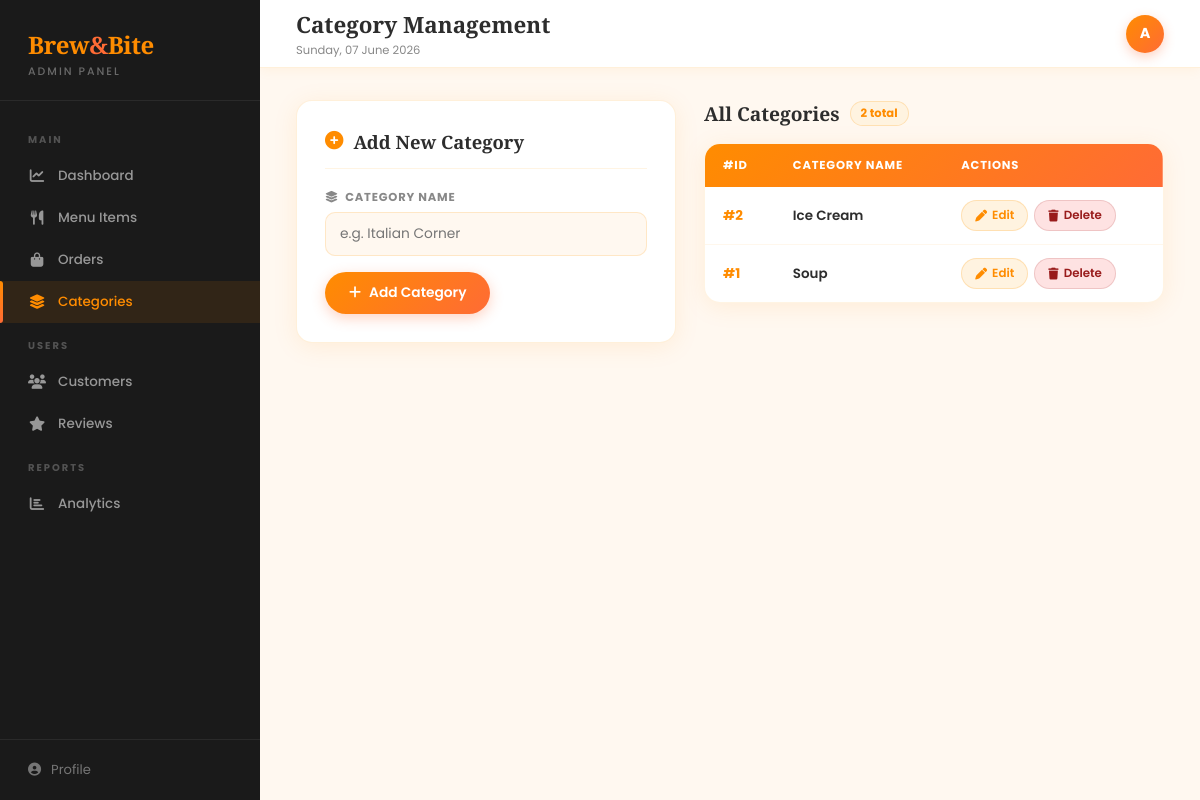
Screenshot of /category_management.php with the database file from the repository.
### tables this page shows
CREATE TABLE `categories` (
  `id` int(11) NOT NULL,
  `category_name` varchar(100) DEFAULT NULL,
  `item_name` varchar(100) DEFAULT NULL,
  `price` int(11) DEFAULT NULL,
  `status` varchar(50) DEFAULT NULL
);

### category_management.php (the view, shortened to what this page needs)
<?php
include('connection.php');
$editData = ['id' => '', 'category_name' => ''];
$categories = mysqli_query($conn, "SELECT * FROM categories ORDER BY id DESC");
$total      = $categories ? mysqli_num_rows($categories) : 0;
?>
<!DOCTYPE html>
<html lang="en">
<head>
    <link rel="stylesheet" href="https://cdnjs.cloudflare.com/ajax/libs/font-awesome/6.5.0/css/all.min.css">
</head>
<body>
<aside class="sidebar" id="sidebar">
    <div class="sidebar-brand">
        <a href="admin_dashboard.php">Brew<span>&</span>Bite</a>
        <small>Admin Panel</small>
    </div>
    <nav class="sidebar-nav">
        <div class="nav-section-label">Main</div>
        <a href="admin_dashboard.php"><i class="fas fa-chart-line"></i> Dashboard</a>
        <a href="admin_menu.php"><i class="fas fa-utensils"></i> Menu Items</a>
        <a href="order_management.php"><i class="fas fa-shopping-bag"></i> Orders</a>
        <a href="category_management.php" class="active"><i class="fas fa-layer-group"></i> Categories</a>
        <div class="nav-section-label">Users</div>
        <a href="customer_info.php"><i class="fas fa-users"></i> Customers</a>
        <a href="feedback_review.php"><i class="fas fa-star"></i> Reviews</a>
        <div class="nav-section-label">Reports</div>
        <a href="admin_analytics.php"><i class="fas fa-chart-bar"></i> Analytics</a>
    </nav>
    <div class="sidebar-footer">
        <a href="admin-profile.php"><i class="fas fa-user-circle"></i> Profile</a>
    </div>
</aside>
<div class="main-wrap">
    <div class="topbar">
        <div style="display:flex;align-items:center;gap:14px;">
            <div class="topbar-left">
                <h2>Category Management</h2>
                <span><?php echo date('l, d F Y'); ?></span>
            </div>
        </div>
        <div class="topbar-right">
            <a href="admin-profile.php" class="admin-avatar">A</a>
        </div>
    </div>
    <div class="content">
        <div class="form-card reveal">
            <div class="form-card-title">
                <i class="fas <?php echo isset($_GET['edit']) ? 'fa-pen-to-square' : 'fa-plus-circle'; ?>"></i>
                <?php echo isset($_GET['edit']) ? 'Edit Category' : 'Add New Category'; ?>
            </div>
            <form method="POST">
                <div class="form-group">
                    <label><i class="fas fa-layer-group"></i> &nbsp;Category Name</label>
                    <input type="text" name="category_name"
                           value="<?php echo htmlspecialchars($editData['category_name']); ?>"
                           placeholder="e.g. Italian Corner"
                           required>
                </div>
                <div class="form-actions">
                    <?php if (isset($_GET['edit'])): ?>
                        <button type="submit" name="update" class="btn-save">
                            <i class="fas fa-check"></i> Update
                        </button>
                        <a href="category_management.php" class="btn-cancel">
                            <i class="fas fa-times"></i> Cancel
                        </a>
                    <?php else: ?>
                        <button type="submit" name="save" class="btn-save">
                            <i class="fas fa-plus"></i> Add Category
                        </button>
                    <?php endif; ?>
                </div>
            </form>
        </div>
        <div class="table-side reveal">
            <div class="table-topbar">
                <div style="display:flex;align-items:center;gap:10px;">
                    <h3>All Categories</h3>
                    <span class="count-pill"><?php echo $total; ?> total</span>
                </div>
            </div>
            <div class="table-wrap">
                <table>
                    <thead>
                        <tr>
                            <th>#ID</th>
                            <th>Category Name</th>
                            <th>Actions</th>
                        </tr>
                    </thead>
                    <tbody>
                    <?php
                    if ($categories && mysqli_num_rows($categories) > 0):
                        mysqli_data_seek($categories, 0);
                        while ($row = mysqli_fetch_assoc($categories)):
                    ?>
                    <tr>
                        <td class="cat-id">#<?php echo $row['id']; ?></td>
                        <td class="cat-name"><?php echo htmlspecialchars($row['category_name']); ?></td>
                        <td>
                            <div style="display:flex;gap:6px;">
                                <a href="category_management.php?edit=<?php echo $row['id']; ?>"
                                   class="action-btn btn-edit">
                                    <i class="fas fa-pen"></i> Edit
                                </a>
                                <a href="category_management.php?delete=<?php echo $row['id']; ?>"
                                   class="action-btn btn-delete"
                                   onclick="return confirm('Delete \'<?php echo htmlspecialchars($row['category_name'], ENT_QUOTES); ?>\'?')">
                                    <i class="fas fa-trash"></i> Delete
                                </a>
                            </div>
                        </td>
                    </tr>
                    <?php endwhile; endif; ?>
                    </tbody>
                </table>
            </div>
        </div>
    </div>
</div>
</body>
</html>

### rows the page displays
categories: id "2", category_name "Ice Cream"
categories: id "1", category_name "Soup"

### other values shown
$total "2"
